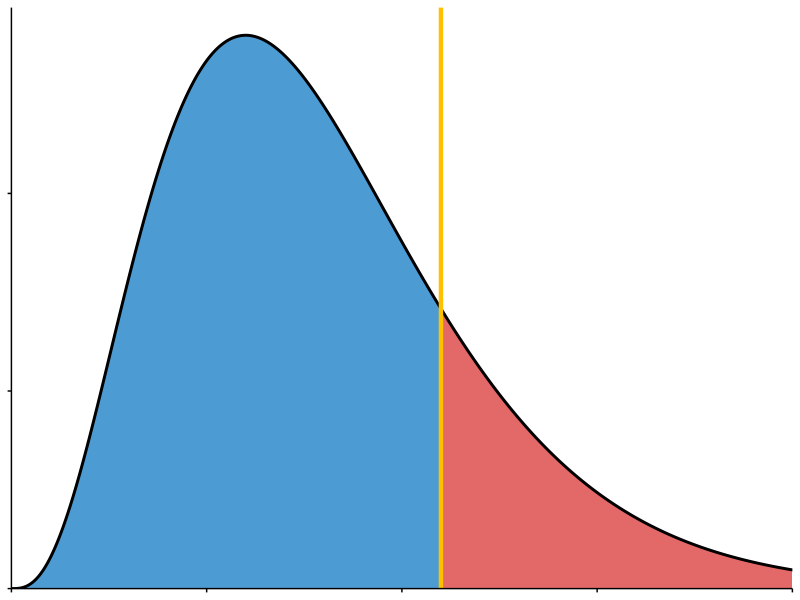
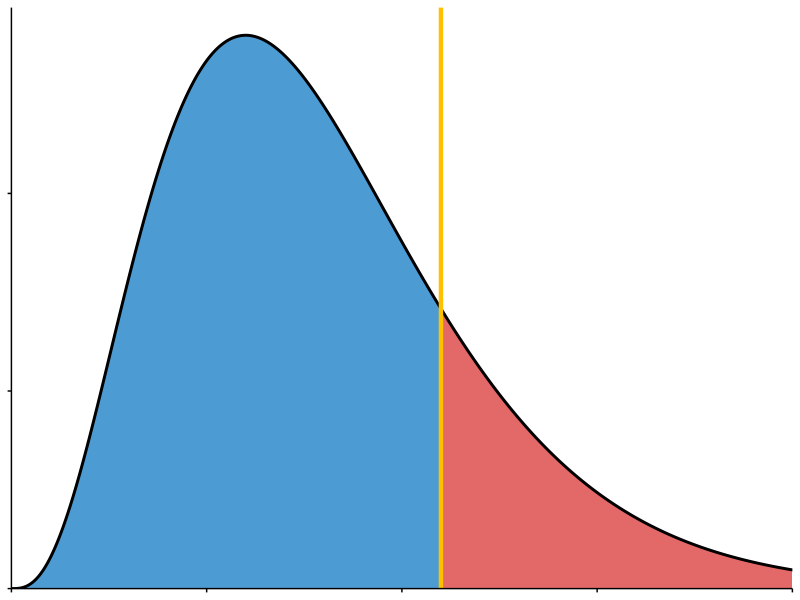

The R source for these figures, in order:
library(ggplot2)

# -------------------------------
# Parameters
# -------------------------------
shape <- 4
scale <- 0.8

# -------------------------------
# Generate gamma distribution data
# -------------------------------
z_range <- seq(0, 10, length.out = 1000)
gamma_data <- data.frame(
  z = z_range,
  density = dgamma(z_range, shape = shape, scale = scale)
)

# Calculate cusp point (vertical line position)
z_cusp <- (shape - 1) * scale+2

# Split data for different shading regions
left_data <- gamma_data[gamma_data$z <= z_cusp, ]
right_data <- gamma_data[gamma_data$z >= z_cusp, ]

# -------------------------------
# Create the plot
# -------------------------------
ggplot() +
  # Left side shading (blue)
  geom_area(data = left_data, aes(x = z, y = density), 
            fill = "#0070C0", alpha = 0.7) +
  
  # Right side shading (red)
  geom_area(data = right_data, aes(x = z, y = density), 
            fill = "#D72727", alpha = 0.7) +
  
  # Main curve line
  geom_line(data = gamma_data, aes(x = z, y = density), 
            color = "black", linewidth = 1) +
  
  # Vertical line at cusp
  geom_vline(xintercept = z_cusp, color = "#FFC000", linewidth = 1.5) +
  
  # Styling
  theme_minimal() +
  theme(
    panel.background = element_rect(fill = "white", color = NA),
    plot.background = element_rect(fill = "white", color = NA),
    panel.grid = element_blank(),
    axis.title = element_blank(),
    axis.text = element_blank(),
    axis.ticks = element_line(color = "black"),
    axis.line = element_line(color = "black")
  ) +
  coord_cartesian(xlim = c(0, 8), ylim = c(0, max(gamma_data$density) * 1.05)) +
  scale_x_continuous(expand = c(0, 0)) +
  scale_y_continuous(expand = c(0, 0))

# Save the plot
ggsave("gamma_distribution_plot.pdf", width = 8, height = 6, bg = "white")
